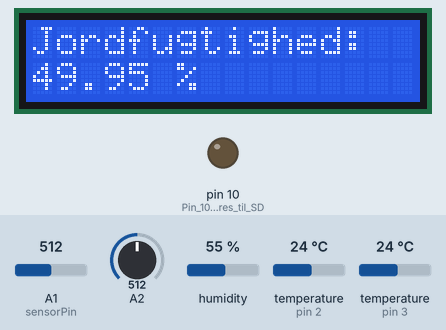
Bench run of a sketch on a simulated Arduino Uno, built with avr-gcc and run on an emulated ATmega328P. On the bench: 16×2 character LCD, output pins drawn as LEDs (lit = HIGH). Inputs (shaded band) come from the test bench; at power-on: humidity 55 %, temperature (sensors on pin 3, pin 2) 24 °C, A1 (sensorPin) = 512, A2 = 512. Storage starts empty; what the sketch prints to the serial monitor is not drawn.

Above: at 2.7 s.
2.8 s: humidity set to 22 %
At 8.2 s:
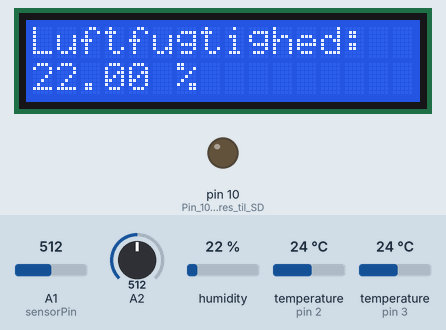
14.5 s: temperature (sensor on pin 3) set to 12 °C
At 18.5 s:
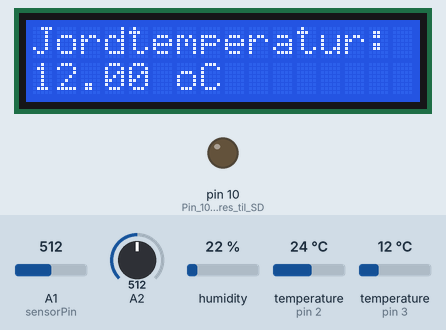
21.4 s: A1 (sensorPin) set to 716
At 24.6 s:
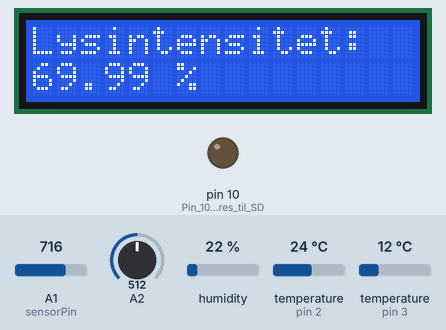
28.0 s: A2 set to 716
At 41.7 s:
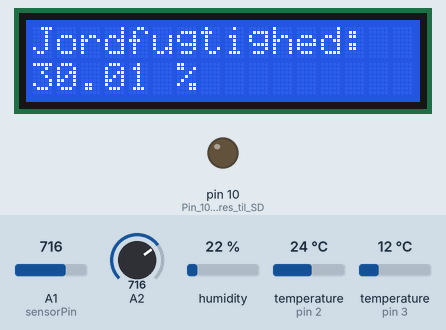
42.0 s: temperature (sensor on pin 2) set to 12 °C
At 49.2 s:
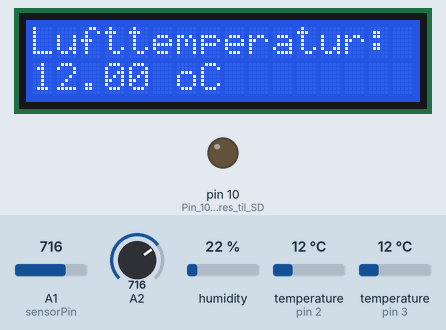
51.3 s: temperature (sensor on pin 3) set to 19 °C
At 57.0 s:
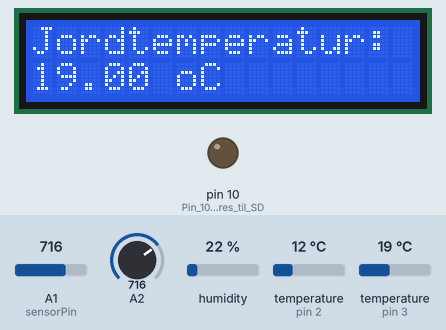
Timing chart, 0 to 58.5 s (numbered marks = the images above; inputs shaded):
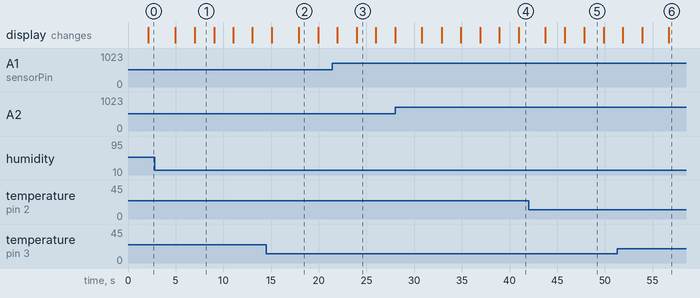

Measured:
- what the display in image 1 shows lasts 2.0 s, from 7.0 s to 9.0 s

The sketch:

ClimaStation_v3.ino
```cpp
//ALL
int pauseTid = 2000; // 2 sekunder
int n=0; // antal gentagelser før data lagres på SD

//LCD
#include <Wire.h>
#include <LCD.h>
#include <LiquidCrystal_I2C.h>
#define I2C_ADDR    0x3F // <<----- Add your address here.  Find it from I2C Scanner
#define BACKLIGHT_PIN     3
#define En_pin  2
#define Rw_pin  1
#define Rs_pin  0
#define D4_pin  4
#define D5_pin  5
#define D6_pin  6
#define D7_pin  7
LiquidCrystal_I2C  lcd(I2C_ADDR,En_pin,Rw_pin,Rs_pin,D4_pin,D5_pin,D6_pin,D7_pin);

//SD
#include <SD.h> // åbner biblioteker for at tale med SD-kortlæser (I2C)
#include<SPI.h>
#include "Wire.h" //(er loaded ovenfor?)
File mySensorData; // laver et fil-objekt, som kan gemme data

//JORDFUGTIGHED
//max 1023 (ingen fugtighed) min 132 (i vand)
double Fugt;
double Fugt2;

//FUGTIGHED og LUFTTEMP
#include <OneWire.h>
#include <DallasTemperature.h>
// Data wire is plugged into pin 3 on the Arduino
#define ONE_WIRE_BUS 3
#include "DHT.h"
#define DHT11Pin 2
DHT dht(DHT11Pin, DHT11);

//LYS
int sensorPin = A1;    // select the input pin for the potentiometer
double lys = 0;  // variable to store the value coming from the sensor

//JORDTEMP
// Setup a oneWire instance to communicate with any OneWire devices (not just Maxim/Dallas temperature ICs)
OneWire oneWire(ONE_WIRE_BUS);
// Pass our oneWire reference to Dallas Temperature.
DallasTemperature sensors(&oneWire);


void setup(void)
{
//ALL
// start serial port
  Serial.begin(9600);

//LCD
 lcd.begin (16,2); //  <<----- My LCD was 16x2
// Switch on the backlight
lcd.setBacklightPin(BACKLIGHT_PIN,POSITIVE);
lcd.setBacklight(HIGH);
lcd.home (); // go home
lcd.print("Setup..");

//SD
pinMode(10, OUTPUT); // Pin 10 reserveres til SD kortlæseren. Nødvendigt?
SD.begin(4); // starter SD kortlæseren
if (SD.exists("Kdata.txt")) // hvis filen "Kdata.txt" (max 8 tegn) findes på SDkortet..
{
SD.remove("Kdata.txt"); // ..slet filen.
}

//JORDFUGTIGHED

//TEMP OG LUFTFUGTUGHED

//LYS

//JORDTEMP
Serial.println("Setup..");
Serial.println();
  // Start up the library
  sensors.begin(); // IC Default 9 bit. If you have troubles consider upping it 12. Ups the delay giving the IC more time to process the temperature measurement
}


void loop(void)
{
//ALL
String dataString = "";
n=n+1;
delay(pauseTid);

//LCD

//JORDFUGTIGHED
  Fugt = analogRead(A2);
  Fugt = 100 - 100*Fugt/1023;
  Serial.print("Jordfugtighed (%): ");
  Serial.println(Fugt);
 lcd.setCursor (0,0);
 lcd.setBacklight(HIGH);
 lcd.print("Jordfugtighed:");
 lcd.setCursor (0,1);
 lcd.print(Fugt);
 lcd.print(" %    ");
 delay(pauseTid);


//JORDTEMP
  // call sensors.requestTemperatures() to issue a global temperature
  // request to all devices on the bus
  sensors.requestTemperatures(); // Send the command to get temperatures
  Serial.print("Jordtemperatur (grader Celcius): ");
  Serial.println(sensors.getTempCByIndex(0)); // Why "byIndex"? You can have more than one IC on the same bus. 0 refers to the first IC on the wire
 lcd.setCursor (0,0);
 lcd.setBacklight(HIGH);
 lcd.print("Jordtemperatur:");
 lcd.setCursor (0,1);
 lcd.print(sensors.getTempCByIndex(0));
 lcd.print(" oC   ");
 delay(pauseTid);


//LUFTTEMP OG LUFTFUGTIGHED
  // get humidity
  float humidity = dht.readHumidity();
  // get temperature as C
  float celsius = dht.readTemperature();
  // print results
  Serial.print("Luftfugtighed (%): "); Serial.println(humidity);
 lcd.setCursor (0,0);
 lcd.setBacklight(HIGH);
 lcd.print("Luftfugtighed: ");
 lcd.setCursor (0,1);
 lcd.print(humidity);
 lcd.print(" %   ");
 delay(pauseTid);


 Serial.print("Lufttemperatur (grader Celcius): "); Serial.println(celsius);
 lcd.setCursor (0,0);
 lcd.setBacklight(HIGH);
 lcd.print("Lufttemperatur:");
 lcd.setCursor (0,1);
 lcd.print(celsius);
 lcd.print(" oC    ");
 delay(pauseTid);


//LYS
// read the value from the sensor:
  lys = analogRead(sensorPin);
  lys = 100*lys/1023;
  Serial.print("Lysintensitet: ");
  Serial.println(lys);
 lcd.setCursor (0,0);
 lcd.setBacklight(HIGH);
 lcd.print("Lysintensitet:   ");
 lcd.setCursor (0,1);
 lcd.print(lys);
 lcd.print(" %    ");
 delay(pauseTid);
 lcd.setBacklight(LOW);

 Serial.println(n);
  //SD
  if (n == 60) {  // ca. 12 sekunder pr. n. n=60 er ca. 12 minutter => 5*24=130 målinger pr. døgn
dataString = String("JF:") + String(Fugt) + String(" JT:") + String(sensors.getTempCByIndex(0)) + String(" LT:") + String(celsius) + String(" LF:") + String(humidity) + String(" LI:") + String(lys);
mySensorData = SD.open("Kdata.txt", FILE_WRITE); // åbn filen på SDkortet
if (mySensorData) {
Serial.println();
Serial.println(dataString);
Serial.println();
mySensorData.println(dataString); //skriv fugtighed til SD-kortet
mySensorData.close(); //luk filen på SD-kortet
}
n=0;
  }
}
```
